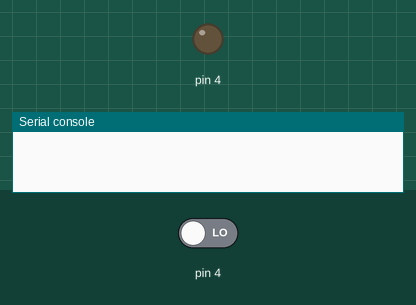
Recording of a program running on a simulated MicroPython board. Shown: output pins drawn as LEDs (lit = HIGH), the last lines printed to the serial console. The test bench sets the inputs (shaded band); at power-on: pin 4 LOW.

Above: at 1.2 s.
1.3 s: pin 4 driven HIGH
At 2.8 s:
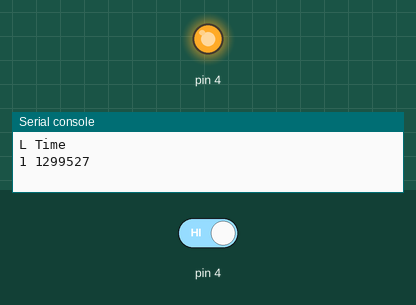
Timing chart, 0 to 4.3 s (numbered marks = the images above; inputs shaded):
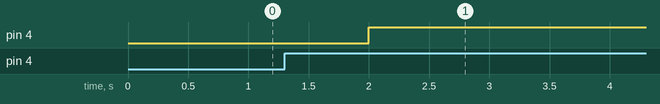

The program:

ir_test3.py
```python
from machine import Pin, Timer, disable_irq, enable_irq
from time import ticks_us, ticks_diff
import micropython

TIMEOUT_MS = 2000

class WatchDog():
  def __init__(self):
    self.__value = False
  def start(self):
    self.__value = True
  def stop(self):
    self.__value = False
  def value(self):
    return self.__value

class IRrec():
  #count = 0
  def __init__(self, pnum):
    self.ir = Pin(pnum, Pin.IN)
    self.pnum = pnum
    self.ntime = 0
    self.otime = 0
    self.diff = 0
    self.ledge = 0
    self.signal = ['L Time']
    self.tu = ticks_us
    self.td = ticks_diff
    self.start()
  def start(self):
    self.otime = self.tu()
    self.ir.irq(trigger=Pin.IRQ_FALLING|Pin.IRQ_RISING,handler=self.timeseq_isr)
  def stop(self):
    self.ir.init(mode=Pin.OUT, value=1)
  def print(self):
    print('\n'.join(self.signal))
  def timeseq_isr(self, p):
    #IRrec.count += 1
    #irq = disable_irq()
    self.ntime = self.tu()
    self.diff = self.td(self.ntime, self.otime)
    self.ledge = self.ir.value()
    self.signal.append('{0} {1}'.format(str(self.ledge), str(self.diff)))
    self.otime = self.ntime
    #enable_irq(irq)

def timer_callback(t):
  WD.stop()

if __name__ == '__main__':
  micropython.alloc_emergency_exception_buf(100)
  WD = WatchDog()
  tim = Timer(-1)
  tim.init(mode=Timer.ONE_SHOT, period=TIMEOUT_MS, callback=timer_callback)
  WD.start()
  ir = IRrec(4)
#  enable_irq()
  while WD.value():
    pass
  #disable_irq()
  ir.stop()
  ir.print()
```
